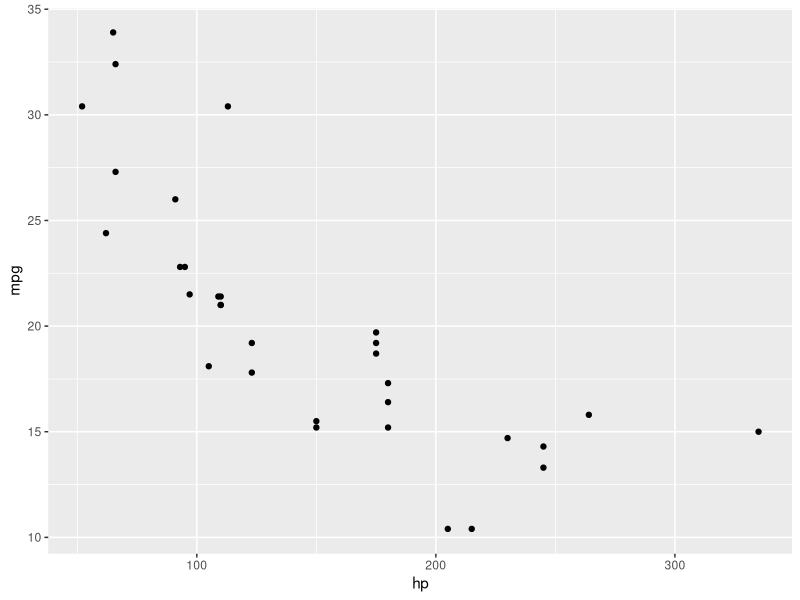
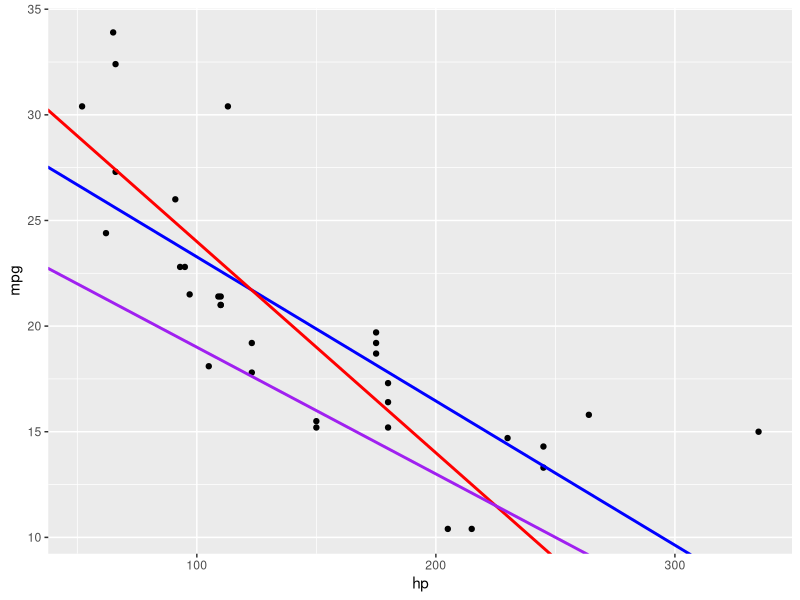

The R script that drew these images, in order:
## ---- chunk 1
library(tidyverse)
library(kableExtra)
dane <- mtcars
head(dane[,-1]) %>% 
    kbl() %>% 
  kable_styling()
  
## ---- chunk 2
head(dane[,1]) %>% 
    kbl() %>% 
  kable_styling()
## ---- chunk 3
ggplot(dane,aes(y = mpg, x = hp))+
  geom_point()
## ---- chunk 4
mod <- lm(dane$mpg~dane$hp,dane)
## ---- chunk 5
ggplot(dane,aes(y = mpg, x = hp))+
  geom_point()+
  #stat_smooth(method = "lm", se = F)+
  geom_abline(intercept = 30.09886, slope = -0.06823, color = "blue", size = 1)+
  geom_abline(intercept = 34, slope = -0.1,color = "red", size = 1)+
  geom_abline(intercept = 25, slope = -0.06,color = "purple", size = 1)
